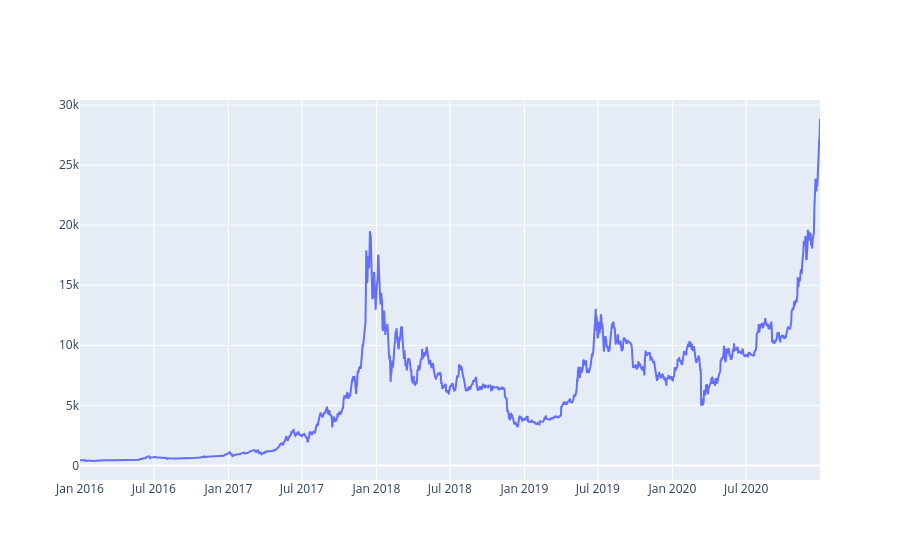

The code cell stored with this chart in its notebook:
### Markdown cell above
Using Peng Liu's book *Quantitative Trading Strategies Using Python: Technical Analysis, Statistical Testing, and Machine Learning* as a guide, we'll calculate a few metrics that will be helpful to assess trading strategies as well as how to implement a buy-n-hold and trend-following strategy.

Another strategy called pairs trading is outlined in the book, but as of now with this project, we will forego that strategy and look at the previous two mentioned.

### Code cell
fig = make_subplots(1,1)

fig.add_trace(
    go.Scatter(x=btc_2016_2020_prices.index, y=btc_2016_2020_prices['Close'],
            name='Close Price'),
            row=1,
            col=1
            )

fig.show()

### Figure 1 — Plotly figure (JSON) as saved in the notebook; plotly's stock layout.template omitted (floating-point values rounded to 4 significant figures; data arrays with more than 128 entries replaced by an {"elided": "..."} marker saying what was removed)
{"data": [{"name": "Close Price", "type": "scatter", "x": {"elided": "1826 str values"}, "xaxis": "x", "y": {"elided": "1826 float values"}, "yaxis": "y"}], "layout": {"xaxis": {"anchor": "y", "domain": [0, 1]}, "yaxis": {"anchor": "x", "domain": [0, 1]}}}
